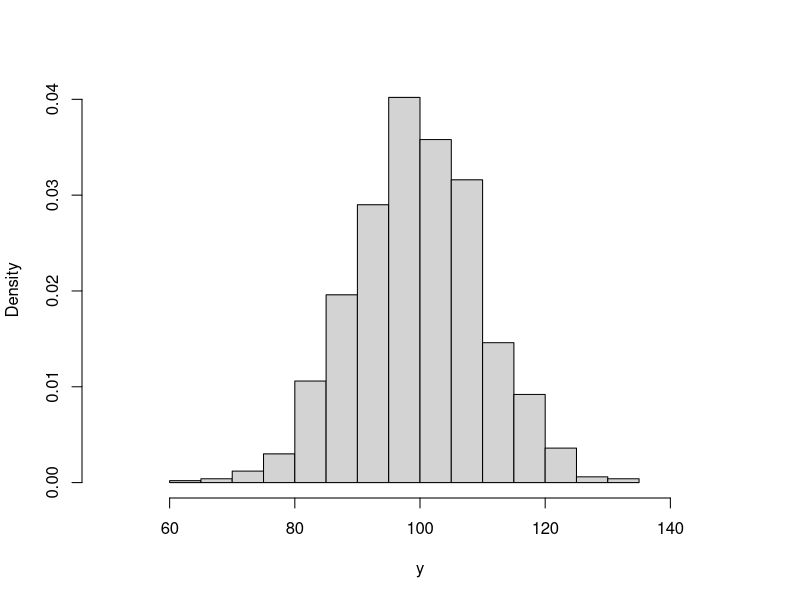
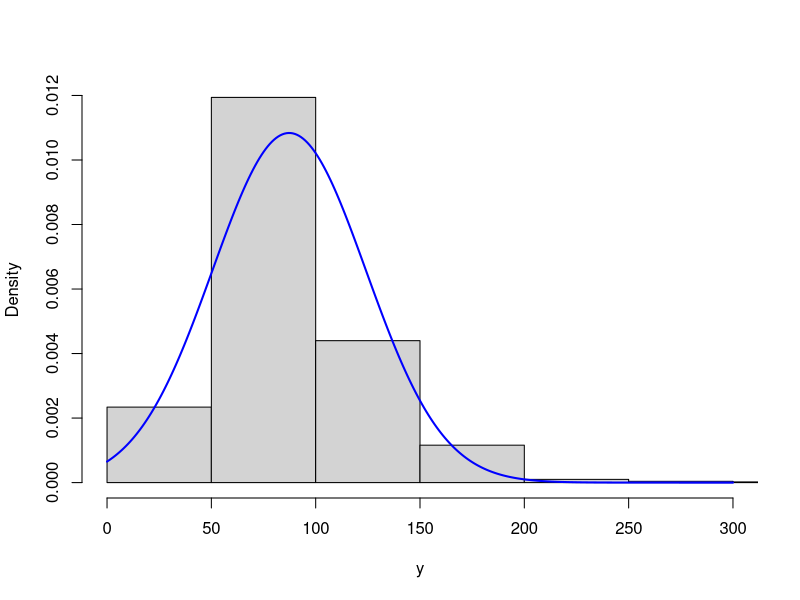
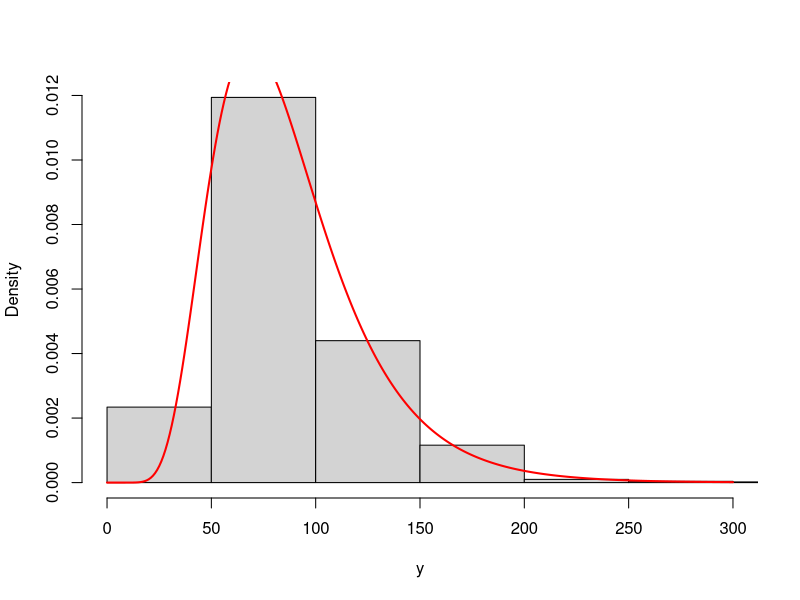
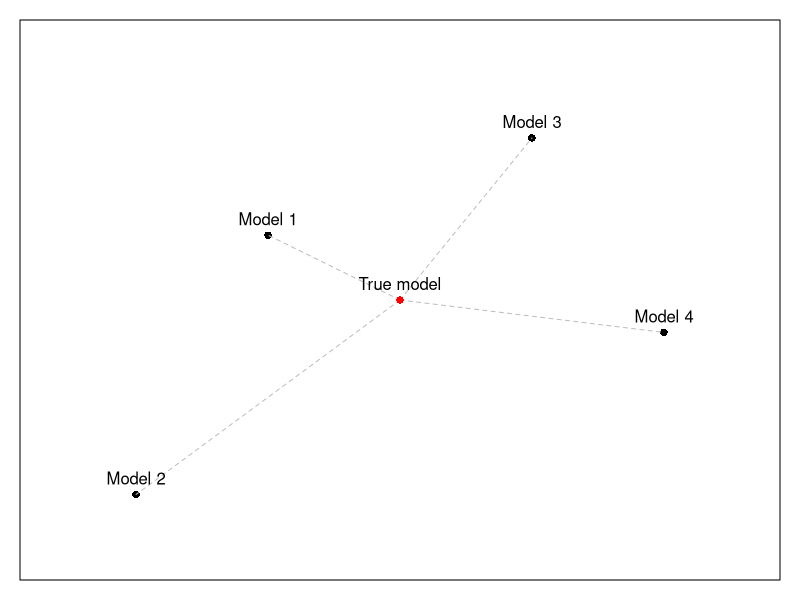

Source code (R) for these figures, in order:
## ---- chunk 1
y <- rnorm(1000, 100, 10)
hist(y, xlim=c(50,150), main="", probability=TRUE)
## ---- chunk 2
sum(dnorm(y,80,10,log=T))
## ---- chunk 3
y <- rlnorm(1000, log(80), 0.4)
hist(y, main="", probability=T, xlim=c(0,300))
lines(c(0:300),dnorm(c(0:300),mean(y),sd(y)),col="blue",lwd=2)
## ---- chunk 4
hist(y, main="", probability=T, xlim=c(0,300))
lines(c(0:300),dlnorm(c(0:300),mean(log(y)),sd(log(y))),col="red",lwd=2)
## ---- chunk 5
par(mar=c(1,1,1,1))
plot(c(0,-3,-6,3,6),c(0,2,-6,5,-1),xlim=c(-8,8),ylim=c(-8,8),pch=16,axes=F,xlab="",ylab="")
lines(c(0,-3),c(0,2), col="grey", lty=2)
lines(c(0,-6),c(0,-6), col="grey", lty=2)
lines(c(0,3),c(0,5), col="grey", lty=2)
lines(c(0,6),c(0,-1), col="grey", lty=2)
points(0,0,col="red",pch=16)
text(c(0,-3,-6,3,6),c(0,2,-6,5,-1),c("True model","Model 1","Model 2","Model 3","Model 4"),pos=3)
box()
